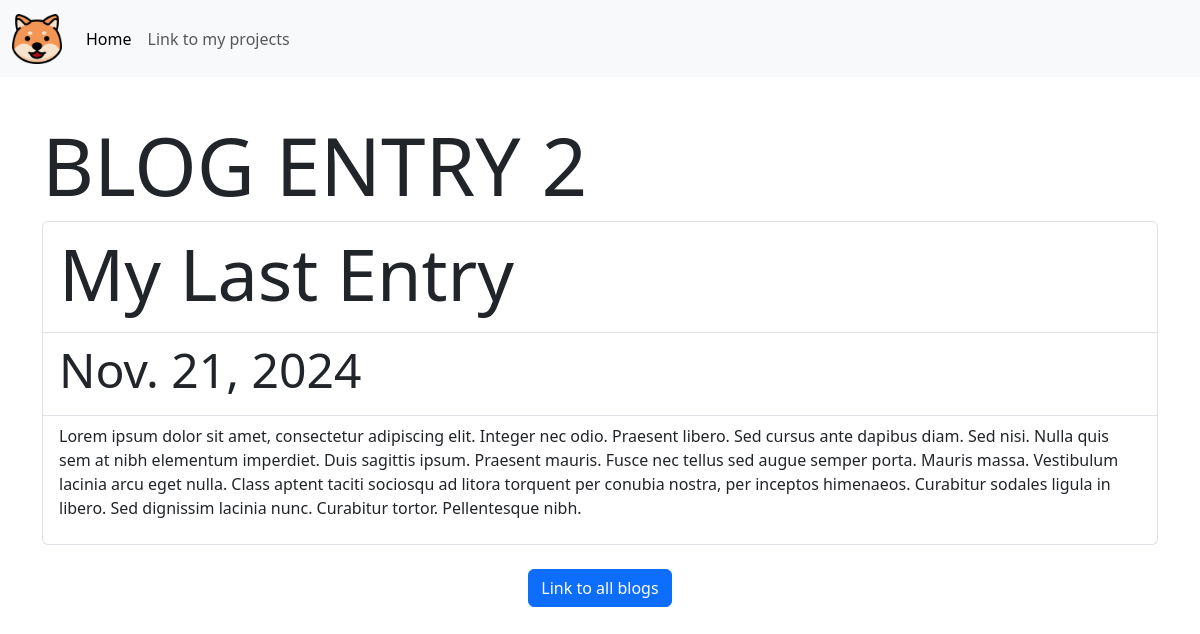
/blog/2/, run on an earlier commit of the app's database.
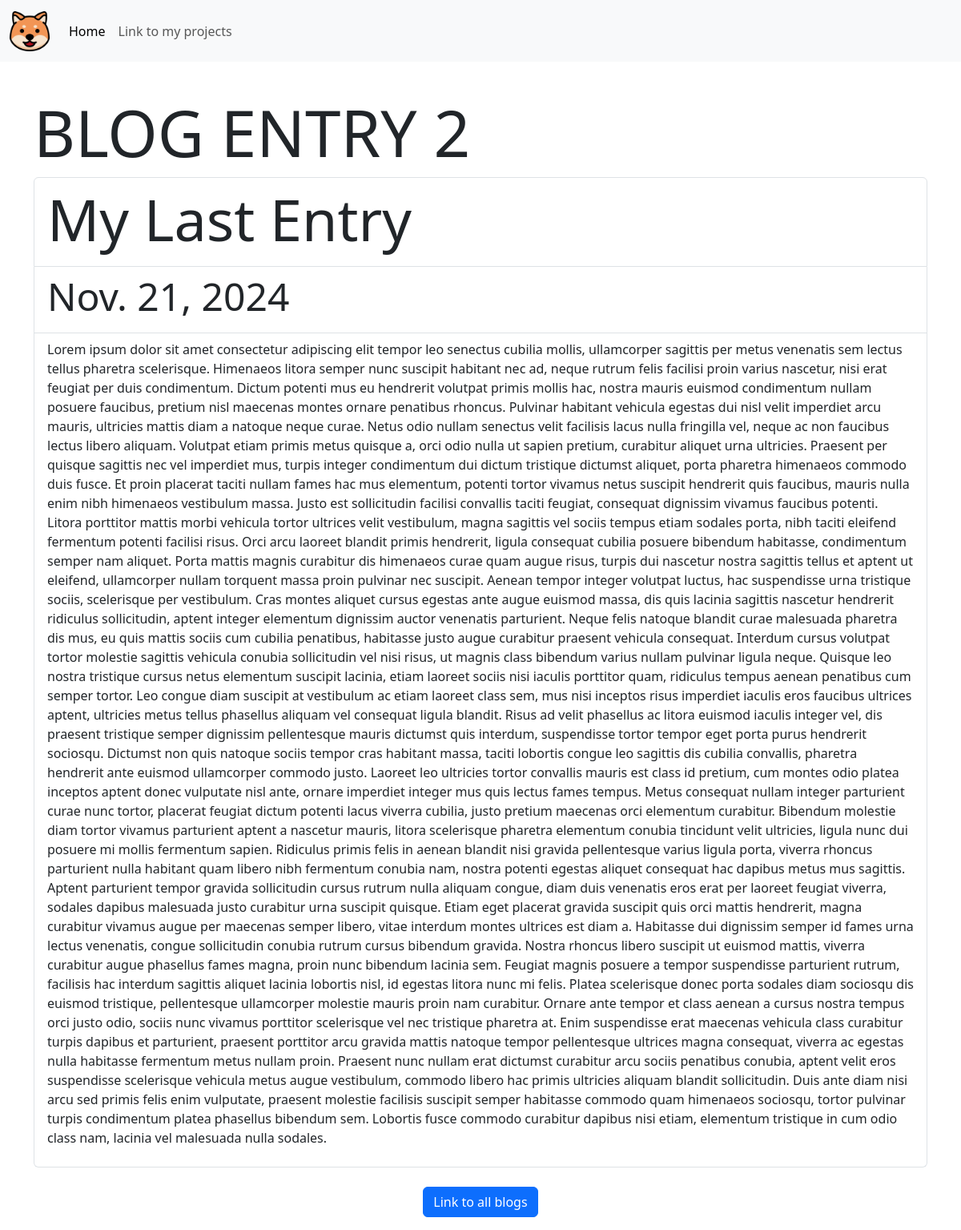
And on a later commit of the database.
### blog/models.py (models this page shows)
class Blog(models.Model):
    title = models.CharField(max_length=200)
    data = models.DateField()
    description = models.TextField()

### blog/views.py (the view)
# urls.py: path('<int:blog_id>/', views.detail,name='detail')
def detail(request, blog_id):
    blog = get_object_or_404(Blog, pk=blog_id)
    return render(request, 'blog/detail.html',{'blog':blog})

### blog/templates/blog/detail.html
<!DOCTYPE html>
{%extends 'blog/base.html'%} {% block content %} {%load static%}
<br />
<div class="container mt-3">
	<h1 class="display-1">BLOG ENTRY {{blog.id}}</h1>
	<ul class="list-group">
		<li class="list-group-item">
			<h2 class="display-2">{{blog.title}}</h2>
		</li>
		<li class="list-group-item">
			<h5 class="display-5">{{blog.data}}</h5>
		</li>
		<li class="list-group-item">
			<p>{{blog.description}}</p>
		</li>
	</ul>
	<br />
	<p class="text-center">
		<a href="javascript:history.back()" class="btn btn-primary"
			>Link to all blogs</a
		>
	</p>
</div>
{%endblock%}

What changed in the data, as far as the page shows it:
changed Blog "My Last Entry": description "Lorem ipsum dolor sit amet, consectetur adipiscing elit. Integer nec odio. Praesent libero. Sed cursus ante dapibus diam. Sed nisi. Nulla quis sem at nibh elementum imperdiet. Duis sagittis ipsum. Praesent mauris. Fusce nec tellus sed augue semper porta. Mauris massa. Vestibulum lacinia arcu eget nulla. Class aptent taciti sociosqu ad litora torquent per conubia nostra, per inceptos himenaeos. Curabitur sodales ligula in libero. Sed dignissim lacinia nunc. Curabitur tortor. Pellentesque nibh." → "Lorem ipsum dolor sit amet consectetur adipiscing elit tempor leo senectus cubilia mollis, ullamcorper sagittis per metus venenatis sem lectus tellus pharetra scelerisque. Himenaeos litora semper nunc suscipit habitant nec ad, neque rutrum felis facilisi proin varius nascetur, nisi erat feugiat per duis condimentum. Dictum potenti mus eu hendrerit volutpat primis mollis hac, nostra mauris euismod condimentum nullam posuere faucibus, pretium nisl maecenas montes ornare penatibus rhoncus. Pulvinar habitant vehicula egestas dui nisl velit imperdiet arcu mauris, ultricies mattis diam a natoque neque curae. Netus odio nullam senectus velit facilisis lacus nulla fringilla vel, neque ac non…"
